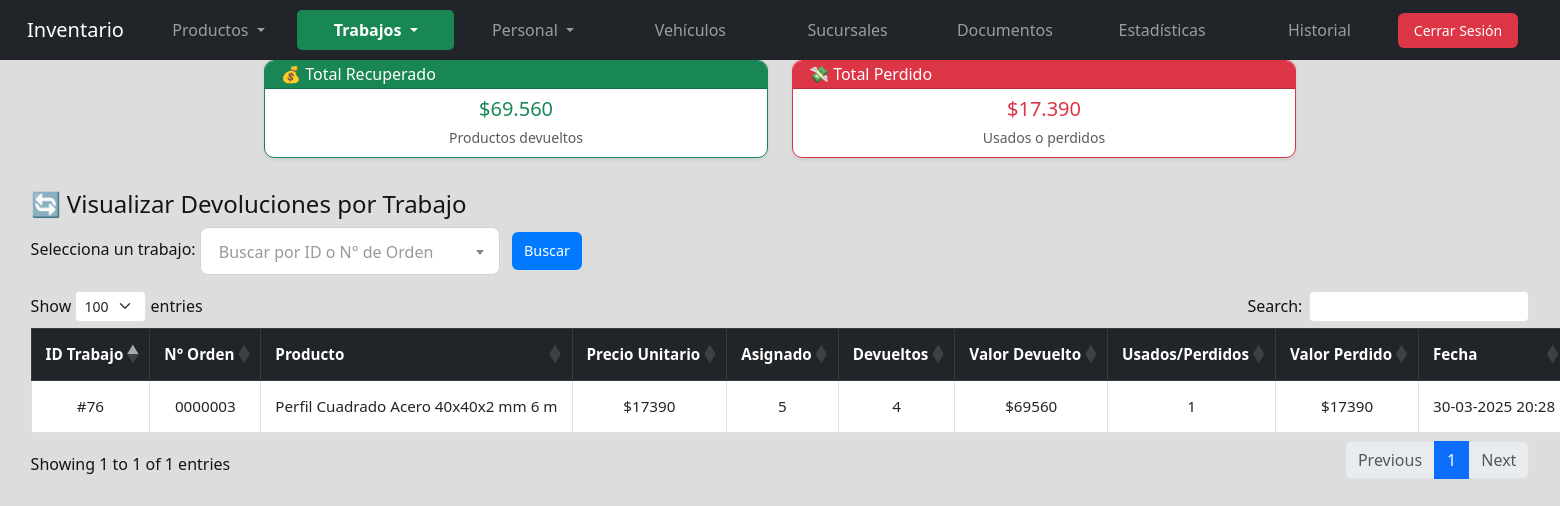
Screenshot of /devoluciones.php (signed in) with the database file from the repository.
### tables this page shows
CREATE TABLE `devoluciones` (
  `id` int(11) NOT NULL,
  `trabajo_producto_id` int(11) DEFAULT NULL,
  `trabajo_id` int(11) DEFAULT NULL,
  `devueltos` int(11) DEFAULT NULL,
  `usados` int(11) DEFAULT NULL,
  `fecha` datetime DEFAULT NULL
);

CREATE TABLE `trabajo` (
  `idtrabajo` int(11) NOT NULL,
  `tipo` enum('OT','OM') NOT NULL COMMENT 'OT: Orden de Trabajo, OM: Orden de Mantenimiento',
  `titulo` varchar(255) NOT NULL DEFAULT 'Orden de Trabajo',
  `nro_orden` varchar(100) NOT NULL COMMENT 'Número de la orden de trabajo',
  `fecha_creacion` date NOT NULL DEFAULT current_timestamp(),
  `cliente_id` int(11) NOT NULL COMMENT 'ID del cliente asignado',
  `fecha_entrega` date DEFAULT NULL COMMENT 'Fecha de entrega del trabajo',
  `estado` enum('Pendiente','En Proceso','Completado','Cancelado') DEFAULT 'Pendiente',
  `archivo_orden_compra` varchar(255) DEFAULT NULL COMMENT 'Archivo de orden de compra asociado',
  `archivo_adicional` varchar(255) DEFAULT NULL COMMENT 'Otros archivos adjuntos',
  `numero_cotizacion` varchar(100) NOT NULL COMMENT 'Número de la cotización asociada',
  `fecha_cotizacion` date NOT NULL COMMENT 'Fecha en que se generó la cotización',
  `duracion_dias` int(11) NOT NULL COMMENT 'Duración estimada en días',
  `fecha_inicio` date NOT NULL COMMENT 'Fecha de inicio del trabajo',
  `total_estimado` decimal(15,2) NOT NULL DEFAULT 0.00 COMMENT 'Costo total estimado',
  `descripcion_orden` text DEFAULT NULL COMMENT 'Descripción detallada de la orden',
  `descripcion_detallada` text NOT NULL,
  `nro_aviso` varchar(50) DEFAULT NULL COMMENT 'Número de aviso asociado',
  `ubicacion_tecnica` varchar(255) DEFAULT NULL COMMENT 'Ubicación técnica del equipo',
  `equipo` varchar(255) NOT NULL,
  `equipo_id` int(11) DEFAULT NULL COMMENT 'ID del equipo relacionado',
  `den_equipo` varchar(255) DEFAULT NULL COMMENT 'Denominación del equipo',
  `clase_orden` varchar(100) DEFAULT NULL COMMENT 'Ej: ZM05-MC-Orden Planes Mantto',
  `clase_actividad_pl` varchar(50) DEFAULT NULL COMMENT 'Ej: 128',
  `prioridad` varchar(50) DEFAULT NULL,
  `revision` varchar(50) NOT NULL,
  `reserva` varchar(50) DEFAULT NULL,
  `grp_planificacion` varchar(100) DEFAULT NULL COMMENT 'Grupo de planificación',
  `pto_trab_responsable` varchar(100) DEFAULT NULL COMMENT 'Punto de trabajo responsable',
  `fecha_ini_prog` date DEFAULT NULL COMMENT 'Fecha inicio programado',
  `hora_inicio` time DEFAULT NULL COMMENT 'Hora de inicio programada',
  `fecha_fin_prog` date DEFAULT NULL COMMENT 'Fecha fin programado',
  `hora_fin` time DEFAULT NULL COMMENT 'Hora de finalización programada',
  `sol_ped` enum('Servicios','Materiales') DEFAULT NULL COMMENT 'Solicitud de pedido',
  `fecha_real_ejecucion` date DEFAULT NULL COMMENT 'Fecha real de ejecución',
  `comentarios` text DEFAULT NULL COMMENT 'Comentarios sobre la orden'
);

CREATE TABLE `producto` (
  `idproducto` int(11) NOT NULL,
  `nombre` varchar(255) NOT NULL,
  `precio` decimal(10,2) DEFAULT NULL,
  `estado` varchar(255) DEFAULT 'Disponible',
  `descripcion` text DEFAULT NULL,
  `cantidad` int(11) NOT NULL DEFAULT 0,
  `nro_asignacion` varchar(100) DEFAULT NULL COMMENT 'Número de asignación del producto',
  `trabajo_id` int(11) DEFAULT NULL COMMENT 'Trabajo al que está asignado',
  `categoria_id` int(11) NOT NULL,
  `en_uso` int(11) DEFAULT 0,
  `disponibles` int(11) GENERATED ALWAYS AS (`cantidad` - if(`en_uso`,1,0)) STORED COMMENT 'Cantidad disponible automáticamente calculada',
  `img` varchar(255) DEFAULT NULL COMMENT 'Ruta de la imagen del producto',
  `numero_parte` varchar(100) DEFAULT NULL COMMENT 'Número de parte del producto',
  `eliminado` tinyint(1) NOT NULL DEFAULT 0
);

CREATE TABLE `trabajo_producto` (
  `idtrabajo_producto` int(11) NOT NULL,
  `trabajo_id` int(11) NOT NULL,
  `producto_id` int(11) NOT NULL,
  `cantidad` int(11) NOT NULL COMMENT 'Cantidad de productos asignados al trabajo',
  `descripcion` varchar(255) DEFAULT NULL,
  `numero_parte` varchar(100) DEFAULT NULL
);

### devoluciones.php (the view, shortened to what this page needs)
<?php
include 'db.php';
?>
<!DOCTYPE html>
<html lang="es">
<head>
<link href="https://cdn.jsdelivr.net/npm/bootstrap@5.3.0/dist/css/bootstrap.min.css" rel="stylesheet">
<link rel="stylesheet" href="https://cdn.datatables.net/1.13.4/css/dataTables.bootstrap5.min.css">
<link href="https://cdn.jsdelivr.net/npm/select2@4.1.0-rc.0/dist/css/select2.min.css" rel="stylesheet">
<link rel="stylesheet" href="css/style2.css">
</head>
<?php $pagina = basename($_SERVER['PHP_SELF']); ?>
<nav class="navbar navbar-expand-lg navbar-dark bg-dark fixed-top">
    <div class="container-fluid">
        <a class="navbar-brand" href="#">Inventario</a>
        <div class="collapse navbar-collapse justify-content-center" id="navbarNav">
            <ul class="navbar-nav">
                <li class="nav-item dropdown">
                    <a class="nav-link dropdown-toggle <?= ($pagina == 'index.php' || $pagina == 'activos.php') ? 'active-parent' : '' ?>"
                       href="#" id="inventarioDropdown" role="button" data-bs-toggle="dropdown" aria-expanded="false">
                        Productos
                    </a>
                </li>
                <li class="nav-item dropdown">
                    <a class="nav-link dropdown-toggle <?= in_array($pagina, ['trabajos.php','clientes.php','devoluciones.php','ordenesCompra.php']) ? 'active-parent' : '' ?>"
                       href="#" id="trabajosDropdown" role="button" data-bs-toggle="dropdown" aria-expanded="false">
                        Trabajos
                    </a>
                </li>
                <li class="nav-item dropdown">
                    <a class="nav-link dropdown-toggle <?= in_array($pagina, ['empleados.php','usuarios.php']) ? 'active-parent' : '' ?>"
                       href="#" id="personalDropdown" role="button" data-bs-toggle="dropdown" aria-expanded="false">
                        Personal
                    </a>
                </li>
                <li class="nav-item"><a class="nav-link <?= ($pagina == 'vehiculos.php') ? 'active' : '' ?>" href="vehiculos.php">Vehículos</a></li>
                <li class="nav-item"><a class="nav-link <?= ($pagina == 'sucursal.php') ? 'active' : '' ?>" href="sucursal.php">Sucursales</a></li>
                <li class="nav-item"><a class="nav-link <?= ($pagina == 'documentos.php') ? 'active' : '' ?>" href="documentos.php">Documentos</a></li>
                <li class="nav-item"><a class="nav-link <?= ($pagina == 'estadisticas.php') ? 'active' : '' ?>" href="estadisticas.php">Estadísticas</a></li>
                <li class="nav-item"><a class="nav-link <?= ($pagina == 'historial.php') ? 'active' : '' ?>" href="historial.php">Historial</a></li>
            </ul>
            <div class="logout-container ms-auto">
                <?php if (isset($_SESSION['usuario_id'])): ?>
                    <a href="logout.php" class="btn btn-danger btn-sm">Cerrar Sesión</a>
                <?php endif; ?>
            </div>
        </div>
    </div>
</nav>
<?php
$condicion = "";
$sql_totales = "
    SELECT
        SUM(d.devueltos * p.precio) AS total_recuperado,
        SUM(d.usados * p.precio) AS total_perdido
    FROM devoluciones d
    JOIN trabajo_producto tp ON d.trabajo_producto_id = tp.idtrabajo_producto
    JOIN producto p ON tp.producto_id = p.idproducto
    $condicion
";
$result_totales = $conn->query($sql_totales);
$totales = $result_totales->fetch_assoc();
$total_recuperado = $totales['total_recuperado'] ?? 0;
$total_perdido = $totales['total_perdido'] ?? 0;
?>
<div class="row justify-content-center mb-3">
    <div class="col-sm-6 col-md-5 col-lg-4 mb-2">
        <div class="card border-success shadow-sm h-100">
            <div class="card-header bg-success text-white py-1">
                <h6 class="mb-0">💰 Total Recuperado</h6>
            </div>
            <div class="card-body text-center py-2">
                <h5 class="text-success mb-1">$<?= number_format($total_recuperado, 0, '', '.') ?></h5>
                <small class="text-muted">Productos devueltos</small>
            </div>
        </div>
    </div>
    <div class="col-sm-6 col-md-5 col-lg-4 mb-2">
        <div class="card border-danger shadow-sm h-100">
            <div class="card-header bg-danger text-white py-1">
                <h6 class="mb-0">💸 Total Perdido</h6>
            </div>
            <div class="card-body text-center py-2">
                <h5 class="text-danger mb-1">$<?= number_format($total_perdido, 0, '', '.') ?></h5>
                <small class="text-muted">Usados o perdidos</small>
            </div>
        </div>
    </div>
</div>
<div class="container mt-4">
    <h4>🔄 Visualizar Devoluciones por Trabajo</h4>
    <form method="GET" class="mb-3">
        <label for="trabajo_id">Selecciona un trabajo:</label>
        <button class="btn btn-primary ms-2" type="submit">Buscar</button>
    </form>
<?php
$condicion = "";
$sql = "
    SELECT
        d.trabajo_id,
        t.nro_orden,
        p.nombre AS producto,
        p.precio,
        tp.cantidad AS asignado,
        d.devueltos,
        d.usados,
        d.fecha
    FROM devoluciones d
    JOIN trabajo_producto tp ON d.trabajo_producto_id = tp.idtrabajo_producto
    JOIN producto p ON tp.producto_id = p.idproducto
    JOIN trabajo t ON d.trabajo_id = t.idtrabajo
    $condicion
    ORDER BY d.fecha DESC
";
$result = $conn->query($sql);
?>
<?php if ($result->num_rows > 0): ?>
    <table id="tablaDevoluciones" class="table table-bordered table-hover mt-3">
    <thead class="table-dark">
            <tr>
                <th>ID Trabajo</th>
                <th>N° Orden</th>
                <th>Producto</th>
                <th>Precio Unitario</th>
                <th>Asignado</th>
                <th>Devueltos</th>
                <th>Valor Devuelto</th>
                <th>Usados/Perdidos</th>
                <th>Valor Perdido</th>
                <th>Fecha</th>
            </tr>
        </thead>
        <tbody>
            <?php while ($row = $result->fetch_assoc()): ?>
                <?php
                $valor_devuelto = $row['devueltos'] * $row['precio'];
                $valor_perdido = $row['usados'] * $row['precio'];
                ?>
                <tr>
                    <td>#<?= $row['trabajo_id'] ?></td>
                    <td><?= htmlspecialchars($row['nro_orden']) ?></td>
                    <td><?= htmlspecialchars($row['producto']) ?></td>
                    <td>$<?= number_format($row['precio'], 0, '', '') ?></td>
                    <td><?= $row['asignado'] ?></td>
                    <td><?= $row['devueltos'] ?></td>
                    <td>$<?= number_format($valor_devuelto, 0, '', '') ?></td>
                    <td><?= $row['usados'] ?></td>
                    <td>$<?= number_format($valor_perdido, 0, '', '') ?></td>
                    <td><?= date("d-m-Y H:i", strtotime($row['fecha'])) ?></td>
                </tr>
            <?php endwhile; ?>
        </tbody>
    </table>
<?php else: ?>
    <div class="alert alert-info">No hay devoluciones registradas<?= isset($trabajo_id) ? " para este trabajo." : "." ?></div>
<?php endif; ?>
</div>
</body>
</html>

### css/style2.css (style rules this page uses)
.navbar-nav { display: flex; justify-content: center; width: 100%; }
.navbar-nav .nav-item { flex: 1; text-align: center; min-width: 150px; }
.navbar { height: 60px; padding: 10px 15px; display: flex; align-items: center; }
.logout-container { display: flex; align-items: center; margin-left: auto; padding-right: 15px; }
.logout-container .btn { font-size: 0.875rem; padding: 5px 15px; height: 35px; display: flex; align-items: center; justify-content: center; white-space: nowrap; min-width: 120px; }
.btn-primary { background: #007bff; border: none; padding: 8px 12px; font-size: 0.9rem; border-radius: 6px; transition: 0.3s; }
.btn-danger { background: #dc3545; border: none; padding: 8px 12px; font-size: 0.9rem; border-radius: 6px; transition: 0.3s; }
.container { max-width: 98% !important; padding: 0 15px; }
.table { width: 100% !important; table-layout: auto !important; font-size: 0.95rem; }
.table th, .table td { vertical-align: middle; padding: 14px; text-align: center; white-space: nowrap; }
.table thead { background-color: #343a40; color: #ffffff; }
.card { border-radius: 10px; overflow: hidden; transition: transform 0.2s ease-in-out, box-shadow 0.3s ease-in-out; }
.card-body { padding: 15px; text-align: left; }

### devoluciones.php (style rules this page uses)
.navbar .nav-link.active-parent { background-color: #198754; color: white !important; font-weight: bold; border-radius: 5px; }

### rows the page displays
devoluciones: trabajo "76", trabajo.nro_orden "0000003", producto.nombre "Perfil Cuadrado Acero 40x40x2 mm 6 m", producto.precio "17390", trabajo_producto.cantidad "5", devueltos "4", devueltos.precio "69560", usados "1", usados.precio "17390", fecha "30-03-2025 20:28"

### other values shown
$total_recuperado "69.560"
$total_perdido "17.390"
